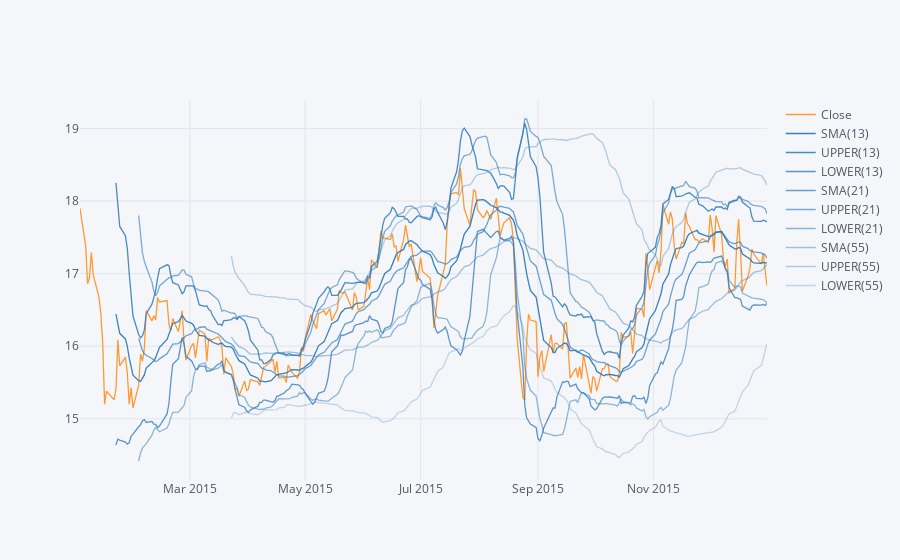

The code cell stored with this chart in its notebook:
### Markdown cell above
**Use .ta_plot(study='boll') to create a Bollinger Band Plot for Bank of America for the year 2015.**

### Code cell
df['BAC']['Close'].ix['2015-01-01':'2016-01-01'].ta_plot(study='boll',periods=[13,21,55],title='a  Bollinger Band Plot ')

### Figure 1 — Plotly figure (JSON) as saved in the notebook; plotly's stock layout.template omitted (floating-point values rounded to 4 significant figures; data arrays with more than 128 entries replaced by an {"elided": "..."} marker saying what was removed)
{"data": [{"line": {"color": "rgba(255, 153, 51, 1.0)", "dash": "solid", "shape": "linear", "width": 1.3}, "mode": "lines", "name": "Close", "text": "", "type": "scatter", "x": {"elided": "252 str values"}, "y": {"elided": "252 float values"}}, {"line": {"color": "rgba(55, 128, 191, 1.0)", "dash": "solid", "shape": "linear", "width": 1.3}, "mode": "lines", "name": "SMA(13)", "text": "", "type": "scatter", "x": {"elided": "252 str values"}, "y": {"elided": "252 mixed values"}}, {"line": {"color": "rgba(55, 128, 191, 0.911111111111111)", "dash": "solid", "shape": "linear", "width": 1.3}, "mode": "lines", "name": "UPPER(13)", "text": "", "type": "scatter", "x": {"elided": "252 str values"}, "y": {"elided": "252 mixed values"}}, {"line": {"color": "rgba(55, 128, 191, 0.8222222222222222)", "dash": "solid", "shape": "linear", "width": 1.3}, "mode": "lines", "name": "LOWER(13)", "text": "", "type": "scatter", "x": {"elided": "252 str values"}, "y": {"elided": "252 mixed values"}}, {"line": {"color": "rgba(55, 128, 191, 0.7333333333333332)", "dash": "solid", "shape": "linear", "width": 1.3}, "mode": "lines", "name": "SMA(21)", "text": "", "type": "scatter", "x": {"elided": "252 str values"}, "y": {"elided": "252 mixed values"}}, {"line": {"color": "rgba(55, 128, 191, 0.6444444444444444)", "dash": "solid", "shape": "linear", "width": 1.3}, "mode": "lines", "name": "UPPER(21)", "text": "", "type": "scatter", "x": {"elided": "252 str values"}, "y": {"elided": "252 mixed values"}}, {"line": {"color": "rgba(55, 128, 191, 0.5555555555555554)", "dash": "solid", "shape": "linear", "width": 1.3}, "mode": "lines", "name": "LOWER(21)", "text": "", "type": "scatter", "x": {"elided": "252 str values"}, "y": {"elided": "252 mixed values"}}, {"line": {"color": "rgba(55, 128, 191, 0.4666666666666666)", "dash": "solid", "shape": "linear", "width": 1.3}, "mode": "lines", "name": "SMA(55)", "text": "", "type": "scatter", "x": {"elided": "252 str values"}, "y": {"elided": "252 mixed values"}}, {"line": {"color": "rgba(55, 128, 191, 0.3777777777777776)", "dash": "solid", "shape": "linear", "width": 1.3}, "mode": "lines", "name": "UPPER(55)", "text": "", "type": "scatter", "x": {"elided": "252 str values"}, "y": {"elided": "252 mixed values"}}, {"line": {"color": "rgba(55, 128, 191, 0.2888888888888888)", "dash": "solid", "shape": "linear", "width": 1.3}, "mode": "lines", "name": "LOWER(55)", "text": "", "type": "scatter", "x": {"elided": "252 str values"}, "y": {"elided": "252 mixed values"}}], "layout": {"legend": {"bgcolor": "#F5F6F9", "font": {"color": "#4D5663"}}, "paper_bgcolor": "#F5F6F9", "plot_bgcolor": "#F5F6F9", "title": {"font": {"color": "#4D5663"}}, "xaxis": {"gridcolor": "#E1E5ED", "showgrid": true, "tickfont": {"color": "#4D5663"}, "title": {"font": {"color": "#4D5663"}, "text": ""}, "zerolinecolor": "#E1E5ED"}, "yaxis": {"gridcolor": "#E1E5ED", "showgrid": true, "tickfont": {"color": "#4D5663"}, "title": {"font": {"color": "#4D5663"}, "text": ""}, "zerolinecolor": "#E1E5ED"}}}
